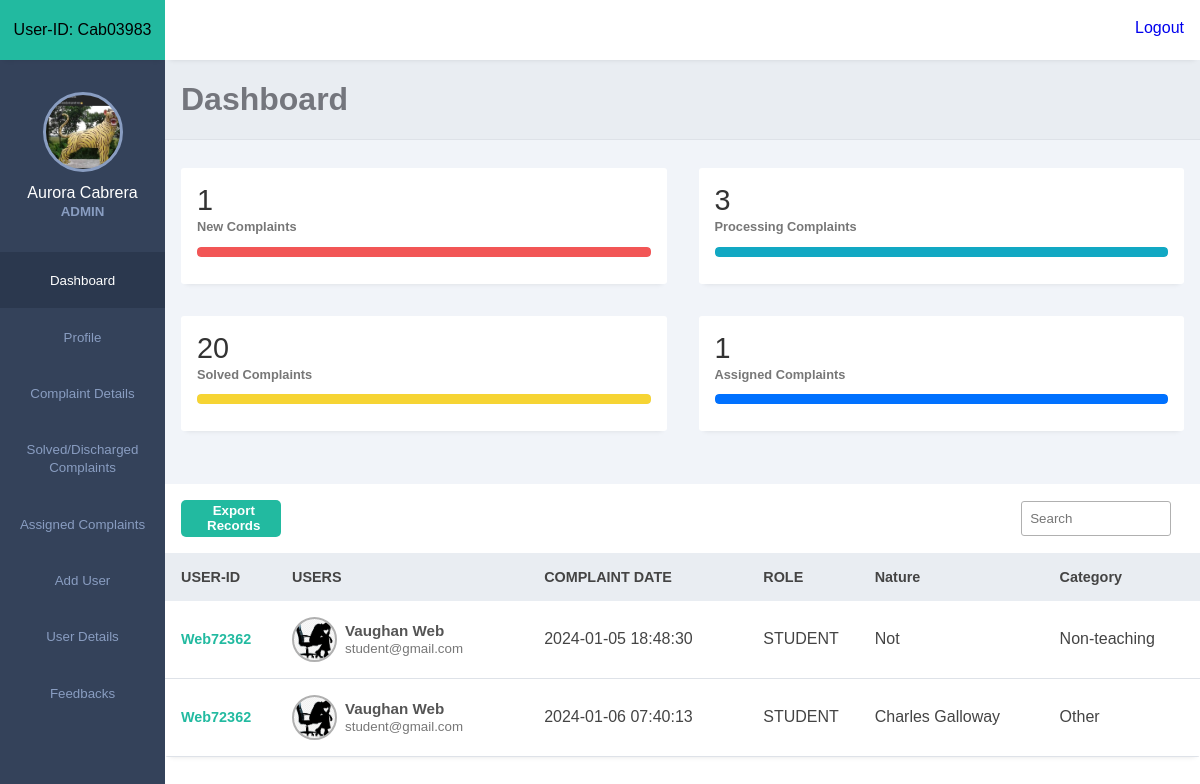
The page /dashboard_a/content.php (signed in) on the database its author committed.
### tables this page shows
CREATE TABLE `register` (
  `id` int(11) NOT NULL,
  `name` varchar(255) DEFAULT NULL,
  `email` varchar(50) NOT NULL,
  `phone` varchar(10) DEFAULT NULL,
  `dob` varchar(20) DEFAULT NULL,
  `password` varchar(50) DEFAULT NULL,
  `role` varchar(20) DEFAULT NULL,
  `registration_datetime` datetime DEFAULT current_timestamp(),
  `last_login_time` datetime DEFAULT NULL,
  `fake_user` varchar(8) DEFAULT NULL,
  `profile_image` varchar(255) DEFAULT NULL
);

CREATE TABLE `complain_details` (
  `id` int(11) NOT NULL,
  `user_id` int(11) DEFAULT NULL,
  `name` varchar(255) DEFAULT NULL,
  `email` varchar(50) DEFAULT NULL,
  `phone` varchar(10) DEFAULT NULL,
  `dob` varchar(20) DEFAULT NULL,
  `role` varchar(10) DEFAULT NULL,
  `registration_datetime` datetime DEFAULT NULL,
  `last_login_time` datetime DEFAULT NULL,
  `profile_image` varchar(255) DEFAULT NULL,
  `complaint_id` int(11) DEFAULT NULL,
  `category` varchar(50) DEFAULT NULL,
  `type` varchar(50) DEFAULT NULL,
  `department` varchar(50) DEFAULT NULL,
  `nature` varchar(50) DEFAULT NULL,
  `image` varchar(255) DEFAULT NULL,
  `complain_description` varchar(500) DEFAULT NULL,
  `complaint_datetime` datetime DEFAULT NULL,
  `status` enum('pending','in_progress','resolved','discard') DEFAULT NULL,
  `complain_user` varchar(8) NOT NULL
);

### dashboard_a/content.php (the view, shortened to what the rows shown need)
<!DOCTYPE html>
<html lang="en">
<head>
    <link rel="stylesheet" href="style.css">
    <link rel="stylesheet"
        href="https://maxst.icons8.com/vue-static/landings/line-awesome/line-awesome/1.3.0/css/line-awesome.min.css">
</head>
<body>
    <?php
   include_once('../dashboard_a/admin_dash.php')
   ?>
    <div class="main-content">
        <main>
            <div class="page-header">
                <h1>Dashboard</h1>
            </div>
            <div class="page-content">
                <div class="analytics">
                    <?php
                    include_once('../connection/connection.php');
                    $newSql = "SELECT COUNT(*) AS total_new FROM complain WHERE status = 'pending'";
                    $newResult = mysqli_query($con, $newSql);
                    if ($newResult) {
                        $newRow = mysqli_fetch_assoc($newResult);
                        $totalNew = $newRow["total_new"];
                    } else {
                        $totalNew = 0;
                    }
                    $assignedPendingSql = "SELECT COUNT(*) AS total_assigned_pending FROM complaint_assignment AS ca
                                            JOIN complain_details AS cd ON ca.complain_id = cd.complaint_id
                                            WHERE cd.status = 'pending'";
                    $assignedPendingResult = mysqli_query($con, $assignedPendingSql);
                    if ($assignedPendingResult) {
                        $assignedPendingRow = mysqli_fetch_assoc($assignedPendingResult);
                        $totalAssignedPending = $assignedPendingRow["total_assigned_pending"];
                    } else {
                        $totalAssignedPending = 0;
                    }
                    $totalPending = $totalNew - $totalAssignedPending;
                    ?>
                    <div class="card">
                        <a href="../dashboard_a/complaint_details.php">
                            <div class="card-head">
                                <h2><?php echo $totalPending; ?></h2>
                            </div>
                        </a>
                    </div>
                    <?php
                    include_once('../connection/connection.php');
                    $processingSql = "SELECT COUNT(*) AS total_processing FROM complain WHERE status = 'in_progress'";
                    $processingResult = mysqli_query($con, $processingSql);
                    if ($processingResult) {
                        $processingRow = mysqli_fetch_assoc($processingResult);
                        $totalProcessing = $processingRow["total_processing"];
                    } else {
                        $totalProcessing = 0;
                    }
                    $assignedInProgressSql = "SELECT COUNT(*) AS total_assigned_in_progress FROM complaint_assignment AS ca
                                                JOIN complain_details AS cd ON ca.complain_id = cd.complaint_id
                                                WHERE cd.status = 'in_progress'";
                    $assignedInProgressResult = mysqli_query($con, $assignedInProgressSql);
                    if ($assignedInProgressResult) {
                        $assignedInProgressRow = mysqli_fetch_assoc($assignedInProgressResult);
                        $totalAssignedInProgress = $assignedInProgressRow["total_assigned_in_progress"];
                    } else {
                        $totalAssignedInProgress = 0;
                    }
                    $totalProcessingExcludingAssigned = $totalProcessing - $totalAssignedInProgress;
                    ?>
                    <div class="card">
                        <a href="../dashboard_a/complaint_details.php">
                            <div class="card-head">
                                <h2><?php echo $totalProcessingExcludingAssigned; ?></h2>
                            </div>
                        </a>
                    </div>
                    <div class="card">
                        <a class="redirect_profile" href="../dashboard_a/solved_comp.php">
                            <div class="card-head">
                                <?php
                            $resolvedSql = "SELECT COUNT(*) AS total_resolved FROM complain WHERE status = 'resolved'";
                            $resolvedResult = mysqli_query($con, $resolvedSql);
                            if ($resolvedResult) {
                                $resolvedRow = mysqli_fetch_assoc($resolvedResult);
                                $totalResolved = $resolvedRow["total_resolved"];
                            } else {
                                $totalResolved = 0;
                            }
                        ?>
                                <h2><?php echo $totalResolved; ?></h2>
                            </div>
                        </a>
                    </div>
                    <div class="card">
                        <a class="redirect_profile" href="../dashboard_a/assigned_comp.php">
                            <div class="card-head">
                                <div class="main">
                                    <?php
                include_once('../connection/connection.php');
                $sql = "SELECT COUNT(*) AS total_assigned_complaints FROM complaint_assignment AS ca
        JOIN complain_details AS cd ON ca.complain_id = cd.complaint_id
        WHERE cd.status IN ('pending', 'in_progress')";
                $result = mysqli_query($con, $sql);
                if ($result) {
                    $row = mysqli_fetch_assoc($result);
                    $totalAssignedComplaints = $row["total_assigned_complaints"];
                } else {
                    $totalAssignedComplaints = 0;
                }
                ?>
                                    <h2><?php echo $totalAssignedComplaints; ?></h2>
                                </div>
                            </div>
                        </a>
                    </div>
                </div>
            </div>
            <div class="records table-responsive">
                <div>
                    <div>
                        <?php
    include_once('../connection/connection.php');
    $selectQuery = "SELECT user_id, name, email, phone, dob, role, registration_datetime, last_login_time, profile_image,
                    complaint_id, category, complain_user, type, department, nature, image, complain_description, complaint_datetime, status FROM complain_details WHERE status = 'pending'";
    $selectExe = mysqli_query($con, $selectQuery);
    ?>
                        <table width="100%">
                            <thead>
                                <tr>
                                    <th>USER-ID</th>
                                    <th><span class="las la-sort"></span> USERS</th>
                                    <th><span class="las la-sort"></span> COMPLAINT DATE</th>
                                    <th><span class="las la-sort"></span> ROLE</th>
                                    <th><span class="las la-sort"></span> Nature</th>
                                    <th><span class="las la-sort"></span> Category</th>
                                </tr>
                            </thead>
                            <tbody>
                                <?php while ($row = mysqli_fetch_assoc($selectExe)) {
                                $profileImageName = $row['profile_image'];
                                $profileImageURL = '../photoes/' . $profileImageName;
                                ?>
                                <tr>
                                    <td><?php echo $row['complain_user']; ?></td>
                                    <td>
                                        <a class="redirect_profile" href="../dashboard_a/complaint_details.php">
                                            <div class="client">
                                                <?php
                                if (!empty($profileImageName) && file_exists($profileImageURL)) {
                                    echo '<div class="client-img bg-img" style="background-image: url(\'' . $profileImageURL . '\')"></div>';
                                } else {
                                    echo '<div class="client-img bg-img" style="background-image: url(\'../photoes/admin.png\')"></div>';
                                }
                                ?>
                                                <div class="client-info">
                                                    <h4><?php echo $row['name']; ?></h4>
                                                    <small><?php echo $row['email']; ?></small>
                                                </div>
                                            </div>
                                        </a>
                                    </td>
                                    <td><?php echo $row['complaint_datetime']; ?></td>
                                    <td><span style="text-transform: uppercase;"><?php echo $row['role']; ?></span></td>
                                    <td><?php echo $row['nature']; ?></td>
                                    <td><?php echo $row['category']; ?></td>
                                </tr>
                                <?php } ?>
                            </tbody>
                        </table>
                    </div>
                </div>
            </div>
        </main>
    </div>
</body>
</html>

### dashboard_a/admin_dash.php (shortened to what the rows shown need)
<!DOCTYPE html>
<html lang="en">
<head>
    <link rel="stylesheet" href="style.css">
    <link rel="stylesheet"
        href="https://maxst.icons8.com/vue-static/landings/line-awesome/line-awesome/1.3.0/css/line-awesome.min.css">
</head>
<body>
    <?php
    include_once('../connection/connection.php');
    $userId = $_SESSION['user_id'];
    $selectQuery = "SELECT fake_user FROM register WHERE id = '$userId'";
    $selectExe = mysqli_query($con, $selectQuery);
    $row = mysqli_fetch_assoc($selectExe);
    if (isset($_SESSION['user_name'])) {
        $userName = $_SESSION['user_name'];
        $userType = $_SESSION['role'];
    } else {
        header("Location: ../login/login.php");
        exit();
    }
    ?>
    <div class="sidebar">
        <div class="side-header">
            <p><span>User-ID: <?php echo $row['fake_user']; ?></span></p>
        </div>
        <div class="side-content">
            <div class="profile">
                <?php
    if (isset($_SESSION['fake_user'])) {
        $fakeUserID = $_SESSION['fake_user'];
        $selectQuery = "SELECT id, name, fake_user, profile_image FROM register WHERE fake_user = '$fakeUserID'";
        $selectExe = mysqli_query($con, $selectQuery);
        if (mysqli_num_rows($selectExe) > 0) {
            $row = mysqli_fetch_assoc($selectExe);
            $img = $row['profile_image'];
            $userName = $row['name'];
            if ($img && file_exists('../photoes/' . $img)) {
                $profileImageURL = '../photoes/' . $img;
            } else {
                $profileImageURL = '../photoes/user.png';
            }
        } else {
            echo "No user found with the specified fake_user ID.";
        }
    } else {
        echo "Session 'fake_user' variable not set or session not started.";
    }
    ?>
                <div class="profile-img bg-img" style="background-image: url('<?php echo $profileImageURL; ?>');"></div>
                <h4><?php echo $userName; ?></h4>
                <small style="text-transform: uppercase"><?php echo $userType; ?></small>
            </div>
        </div>
    </div>
</body>
</html>

### rows shown on the page
register: fake_user "Cab03983", profile_image (picture), name "Aurora Cabrera"
complain_details: complain_user "Web72362", profile_image (picture), name "Vaughan Web", email "student@gmail.com", complaint_datetime "2024-01-05 18:48:30", role "STUDENT", nature "Not", category "Non-teaching"
complain_details: complain_user "Web72362", profile_image (picture), name "Vaughan Web", email "student@gmail.com", complaint_datetime "2024-01-06 07:40:13", role "STUDENT", nature "Charles Galloway", category "Other"

### other values the page prints
$userType "ADMIN"
$totalPending "1"
$totalProcessingExcludingAssigned "3"
$totalResolved "20"
$totalAssignedComplaints "1"
